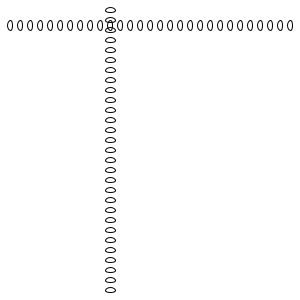
Frame 1 (no input)
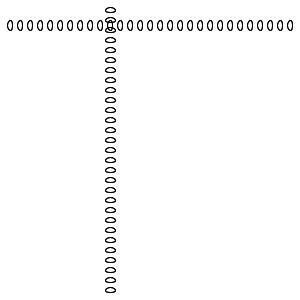
Frame 2 (the mouse pressed at the canvas centre, redrawn once)

The Processing sketch that drew these frames (run headless with seeded random() and noise(); the mouse was pressed at the canvas centre and the sketch redrawn once):

// Processing sketch: processing_85553
// ── processing_85553.pde

void setup()
{
size(300,300); 
background(255); 
smooth();
}

void draw() 
{
  noFill();
  
  for (int posX = 10; posX<width; posX = posX+10)
  {ellipse(posX,25,5,10);}

  for (int posY = 10; posY<width; posY = posY+10)
  {ellipse(110,posY,10,5);}
  
  noLoop();
  
}
